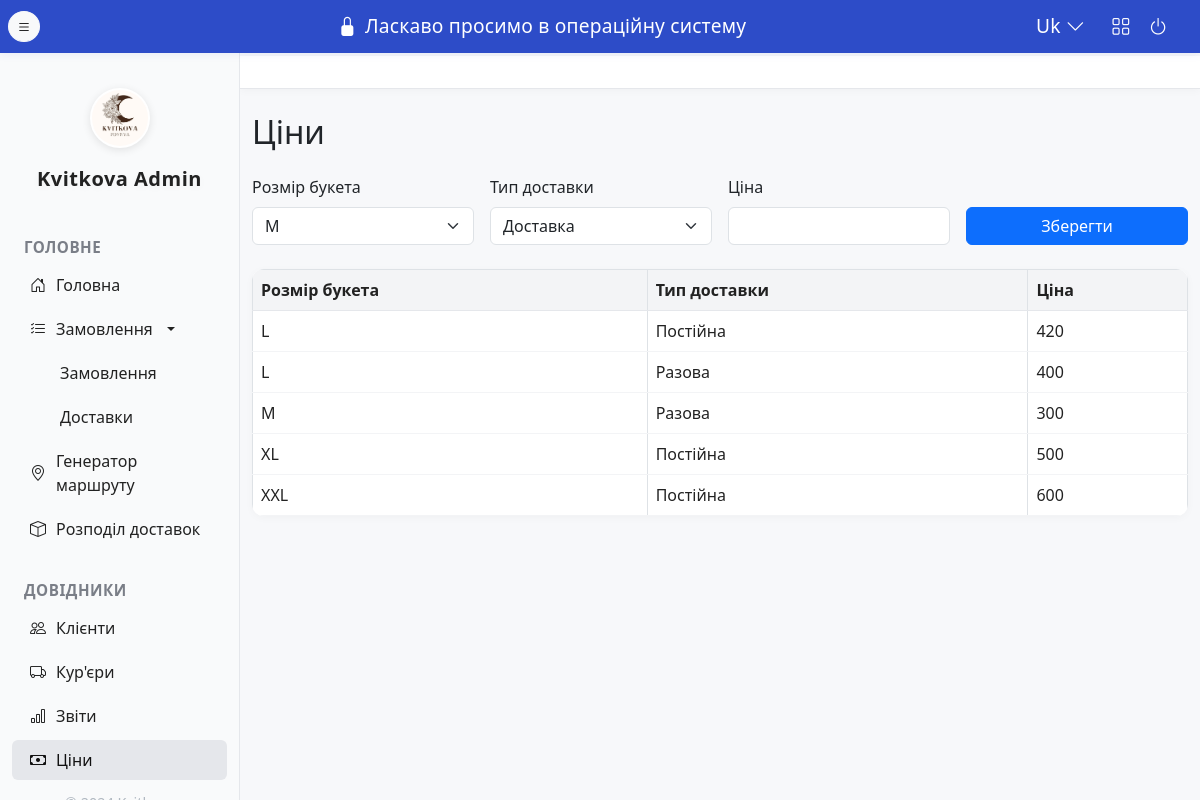
Screenshot of /prices with the database file from the repository.
### app/models/price.py (models this page shows)
class Price(db.Model):
    id = db.Column(db.Integer, primary_key=True)
    bouquet_size = db.Column(db.String(16), nullable=False)  # M/L/XL/XXL
    delivery_type = db.Column(db.String(32), nullable=False)  # Доставка/Самовивіз
    price = db.Column(db.Integer, nullable=False)
    __table_args__ = (db.UniqueConstraint('bouquet_size', 'delivery_type', name='uq_bouquet_delivery'),)

### app/blueprints/prices/routes.py (the view)
@prices_bp.route('/prices', methods=['GET', 'POST'])
def prices():
    if request.method == 'POST':
        bouquet_size = request.form['bouquet_size']
        delivery_type = request.form['delivery_type']
        price = int(request.form['price'])
        create_or_update_price(bouquet_size, delivery_type, price)
        return redirect(url_for('prices.prices'))
    prices = get_all_prices()
    return render_template('prices.html', prices=prices)

### app/services/price_service.py (called while the page is built)
def get_all_prices():
    return Price.query.order_by(Price.bouquet_size, Price.delivery_type).all()

### app/templates/prices.html (shortened to what this page needs)
{% extends 'layout.html' %}
{% block content %}
<h2 class="mb-4">Ціни</h2>
<form method="post" class="row g-3 align-items-end mb-4">
  <div class="col-md-3">
    <label class="form-label">Розмір букета</label>
    <select name="bouquet_size" class="form-select" required>
      <option value="M">M</option>
    </select>
  </div>
  <div class="col-md-3">
    <label class="form-label">Тип доставки</label>
    <select name="delivery_type" class="form-select" required>
      <option value="Доставка">Доставка</option>
    </select>
  </div>
  <div class="col-md-3">
    <label class="form-label">Ціна</label>
    <input type="number" name="price" class="form-control" min="0" required>
  </div>
  <div class="col-md-3 d-flex align-items-end">
    <button type="submit" class="btn btn-primary w-100">Зберегти</button>
  </div>
</form>
<table class="table table-bordered table-hover align-middle" id="prices-table">
  <thead>
    <tr>
      <th>Розмір букета</th>
      <th>Тип доставки</th>
      <th>Ціна</th>
    </tr>
  </thead>
  <tbody>
    {% for p in prices %}
    <tr data-id="{{ p.id }}" data-bouquet_size="{{ p.bouquet_size }}" data-delivery_type="{{ p.delivery_type }}" data-price="{{ p.price }}" class="editable-row" style="cursor:pointer;">
      <td>{{ p.bouquet_size }}</td>
      <td>{{ p.delivery_type }}</td>
      <td>{{ p.price }}</td>
    </tr>
    {% endfor %}
  </tbody>
</table>
{% endblock %}

### app/templates/layout.html (style rules this page uses)
body { background: #f7f8fa; }
.table { background: #fff; border-radius: 12px; overflow: hidden; box-shadow: 0 2px 8px rgba(0,0,0,0.03); }
.table th { background: #f3f4f6; color: #222; font-weight: 600; border-bottom: 1.5px solid #e5e7eb; }
.table td { background: #fff; color: #222; border-bottom: 1px solid #f3f4f6; }

### rows the page displays
Price: bouquet_size "L", delivery_type "Постійна", price "420"
Price: bouquet_size "L", delivery_type "Разова", price "400"
Price: bouquet_size "M", delivery_type "Разова", price "300"
Price: bouquet_size "XL", delivery_type "Постійна", price "500"
Price: bouquet_size "XXL", delivery_type "Постійна", price "600"
